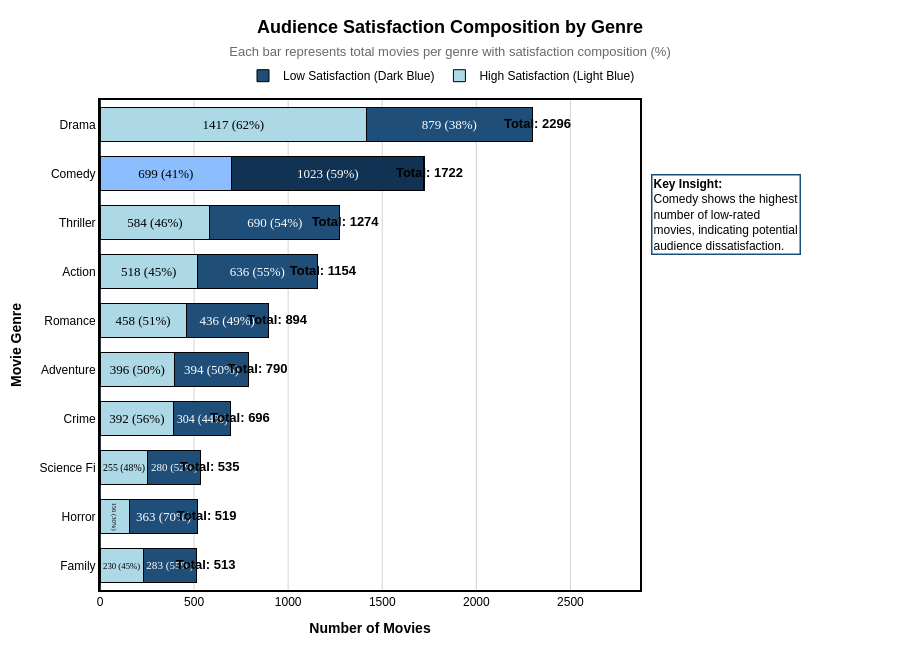

Notebook code cell kept with this figure:
### Markdown cell above
## 4. Stacked Bar Chart: Audience Satisfaction Composition by Genre

**Objective:** Financial success does not always equate to audience satisfaction. This visualization evaluates the qualitative performance of the industry's top 10 most produced genres. By breaking down the composition of "High" versus "Low" audience ratings, we can identify which genres consistently deliver quality and which suffer from market saturation and poor reception.

**Visual Strategy:**
* **Composition & Scale:** The stacked horizontal bar format simultaneously displays the absolute production volume (Total N) and the internal qualitative breakdown (Percentages) for each genre.
* **Monochromatic Grouping:** A consistent blue color palette is utilized—light blue representing positive audience sentiment and dark blue indicating poor reception.
* **Targeted Emphasis:** The 'Comedy' genre is subtly highlighted to draw attention to its disproportionately high volume of poorly rated films, anchoring the primary business insight.

### Code cell
# ==============================================================================
# 1. DATA PREPARATION
# ==============================================================================
median_rating = df['weighted_rating'].median()
df['Rating_Cat'] = np.where(df['weighted_rating'] >= median_rating, 'High Rated', 'Low Rated')

genre_cols = [c for c in df.columns if c.startswith('genre_')]
data4 = []
for col in genre_cols:
    g_name = col.replace('genre_', '')[:10]
    high = df[(df[col]==1) & (df['Rating_Cat']=='High Rated')].shape[0]
    low = df[(df[col]==1) & (df['Rating_Cat']=='Low Rated')].shape[0]
    total = high + low
    if total > 50:
        data4.append({'Genre': g_name, 'High Rated': high, 'Low Rated': low, 'Total': total})

df_g4 = pd.DataFrame(data4)
df_g4 = df_g4.sort_values('Total', ascending=True).tail(10).reset_index(drop=True)

df_g4['High_Pct'] = (df_g4['High Rated'] / df_g4['Total'] * 100).fillna(0).round(0).astype(int)
df_g4['Low_Pct'] = (df_g4['Low Rated'] / df_g4['Total'] * 100).fillna(0).round(0).astype(int)

high_text = df_g4['High Rated'].astype(str) + " (" + df_g4['High_Pct'].astype(str) + "%)"
low_text = df_g4['Low Rated'].astype(str) + " (" + df_g4['Low_Pct'].astype(str) + "%)"

max_total = df_g4['Total'].max()


offset = max_total * 0.09

# ==============================================================================
# 2. COLOR STRATEGY
# ==============================================================================
high_colors = ['#8CBEFF' if genre == 'Comedy' else 'lightblue' for genre in df_g4['Genre']]
low_colors = ['#113253' if genre == 'Comedy' else '#1F4E79' for genre in df_g4['Genre']]
border_widths = [1.5 if genre == 'Comedy' else 1 for genre in df_g4['Genre']]

# ==============================================================================
# 3. BUILD CHART
# ==============================================================================
fig4 = go.Figure()

fig4.add_trace(go.Bar(
    y=df_g4['Genre'],
    x=df_g4['High Rated'],
    name='High Satisfaction (Light Blue)',
    orientation='h',
    marker_color=high_colors,
    text=high_text,
    textposition='inside',
    insidetextanchor='middle',
    textfont=dict(color='black', size=13, family='Arial Bold'),
    marker_line=dict(color='black', width=border_widths),
    customdata=high_text,
    hovertemplate="<b>%{y}</b> | High Satisfaction: %{customdata}<extra></extra>"
))

fig4.add_trace(go.Bar(
    y=df_g4['Genre'],
    x=df_g4['Low Rated'],
    name='Low Satisfaction (Dark Blue)',
    orientation='h',
    marker_color=low_colors,
    text=low_text,
    textposition='inside',
    insidetextanchor='middle',
    textfont=dict(color='white', size=13, family='Arial Bold'),
    marker_line=dict(color='black', width=border_widths),
    customdata=low_text,
    hovertemplate="<b>%{y}</b> | Low Satisfaction: %{customdata}<extra></extra>"
))


fig4.add_trace(go.Scatter(
    x=df_g4['Total'] + offset,
    y=df_g4['Genre'],
    text=["<b>Total: " + str(val) + "</b>" for val in df_g4['Total']],
    mode='text',
    textposition='middle left',
    showlegend=False,
    hoverinfo='skip',
    cliponaxis=False,
    textfont=dict(color='black', size=13)
))

# ==============================================================================
# 4. LAYOUT
# ==============================================================================
fig4.update_layout(
    barmode='stack',
    bargap=0.3,

    title=dict(
        text="<b>Audience Satisfaction Composition by Genre</b><br>" +
             "<span style='font-size:13px; color:dimgray'>Each bar represents total movies per genre with satisfaction composition (%)</span>",
        font=dict(color='black', size=18),
        x=0.5,
        y=0.95
    ),

    legend=dict(
        yanchor="bottom", y=1.02,
        xanchor="right", x=1.0,
        orientation="h",
        bgcolor='rgba(255, 255, 255, 0)',
        font=dict(color='black', size=12)
    ),

    plot_bgcolor='white',
    paper_bgcolor='white',
    height=650,

    xaxis=dict(
        title="<b>Number of Movies</b>",
        color='black',
        range=[0, max_total * 1.25],
        showgrid=True, gridcolor='LightGray',
        showline=True, linecolor='black', linewidth=2, mirror=True
    ),

    yaxis=dict(
        title="<b>Movie Genre</b>",
        color='black',
        showgrid=False,
        showline=True, linecolor='black', linewidth=2, mirror=True
    ),

    margin=dict(t=100, b=60, l=100, r=260),
    font=dict(color='black', family='Arial')
)

# ==============================================================================
# 5. INSIGHT
# ==============================================================================
if 'Comedy' in df_g4['Genre'].values:
    fig4.add_annotation(
        xref="paper", yref="paper",
        x=1.02,
        y=0.85,
        text="<b>Key Insight:</b><br>Comedy shows the highest<br>number of low-rated<br>movies, indicating potential<br>audience dissatisfaction.",
        showarrow=False,
        bgcolor="rgba(255, 255, 255, 0.95)",
        bordercolor="#1F4E79",
        borderwidth=1.5,
        font=dict(size=12, color="black"),
        align="left",
        xanchor="left",
        yanchor="top"
    )

fig4.show()

### Figure 1 — Plotly figure (JSON) as saved in the notebook; plotly's stock layout.template omitted (floating-point values rounded to 4 significant figures)
{"data": [{"customdata": ["230 (45%)", "156 (30%)", "255 (48%)", "392 (56%)", "396 (50%)", "458 (51%)", "518 (45%)", "584 (46%)", "699 (41%)", "1417 (62%)"], "hovertemplate": "<b>%{y}</b> | High Satisfaction: %{customdata}<extra></extra>", "insidetextanchor": "middle", "marker": {"color": ["lightblue", "lightblue", "lightblue", "lightblue", "lightblue", "lightblue", "lightblue", "lightblue", "#8CBEFF", "lightblue"], "line": {"color": "black", "width": [1, 1, 1, 1, 1, 1, 1, 1, 1.5, 1]}}, "name": "High Satisfaction (Light Blue)", "orientation": "h", "text": ["230 (45%)", "156 (30%)", "255 (48%)", "392 (56%)", "396 (50%)", "458 (51%)", "518 (45%)", "584 (46%)", "699 (41%)", "1417 (62%)"], "textfont": {"color": "black", "family": "Arial Bold", "size": 13}, "textposition": "inside", "x": [230, 156, 255, 392, 396, 458, 518, 584, 699, 1417], "y": ["Family", "Horror", "Science Fi", "Crime", "Adventure", "Romance", "Action", "Thriller", "Comedy", "Drama"], "type": "bar"}, {"customdata": ["283 (55%)", "363 (70%)", "280 (52%)", "304 (44%)", "394 (50%)", "436 (49%)", "636 (55%)", "690 (54%)", "1023 (59%)", "879 (38%)"], "hovertemplate": "<b>%{y}</b> | Low Satisfaction: %{customdata}<extra></extra>", "insidetextanchor": "middle", "marker": {"color": ["#1F4E79", "#1F4E79", "#1F4E79", "#1F4E79", "#1F4E79", "#1F4E79", "#1F4E79", "#1F4E79", "#113253", "#1F4E79"], "line": {"color": "black", "width": [1, 1, 1, 1, 1, 1, 1, 1, 1.5, 1]}}, "name": "Low Satisfaction (Dark Blue)", "orientation": "h", "text": ["283 (55%)", "363 (70%)", "280 (52%)", "304 (44%)", "394 (50%)", "436 (49%)", "636 (55%)", "690 (54%)", "1023 (59%)", "879 (38%)"], "textfont": {"color": "white", "family": "Arial Bold", "size": 13}, "textposition": "inside", "x": [283, 363, 280, 304, 394, 436, 636, 690, 1023, 879], "y": ["Family", "Horror", "Science Fi", "Crime", "Adventure", "Romance", "Action", "Thriller", "Comedy", "Drama"], "type": "bar"}, {"cliponaxis": false, "hoverinfo": "skip", "mode": "text", "showlegend": false, "text": ["<b>Total: 513</b>", "<b>Total: 519</b>", "<b>Total: 535</b>", "<b>Total: 696</b>", "<b>Total: 790</b>", "<b>Total: 894</b>", "<b>Total: 1154</b>", "<b>Total: 1274</b>", "<b>Total: 1722</b>", "<b>Total: 2296</b>"], "textfont": {"color": "black", "size": 13}, "textposition": "middle left", "x": [719.6, 725.6, 741.6, 902.6, 996.6, 1101.0, 1361.0, 1481.0, 1929.0, 2503.0], "y": ["Family", "Horror", "Science Fi", "Crime", "Adventure", "Romance", "Action", "Thriller", "Comedy", "Drama"], "type": "scatter"}], "layout": {"title": {"font": {"color": "black", "size": 18}, "text": "<b>Audience Satisfaction Composition by Genre</b><br><span style='font-size:13px; color:dimgray'>Each bar represents total movies per genre with satisfaction composition (%)</span>", "x": 0.5, "y": 0.95}, "legend": {"font": {"color": "black", "size": 12}, "yanchor": "bottom", "y": 1.02, "xanchor": "right", "x": 1.0, "orientation": "h", "bgcolor": "rgba(255, 255, 255, 0)"}, "xaxis": {"title": {"text": "<b>Number of Movies</b>"}, "color": "black", "range": [0, 2870.0], "showgrid": true, "gridcolor": "LightGray", "showline": true, "linecolor": "black", "linewidth": 2, "mirror": true}, "yaxis": {"title": {"text": "<b>Movie Genre</b>"}, "color": "black", "showgrid": false, "showline": true, "linecolor": "black", "linewidth": 2, "mirror": true}, "margin": {"t": 100, "b": 60, "l": 100, "r": 260}, "font": {"color": "black", "family": "Arial"}, "barmode": "stack", "bargap": 0.3, "plot_bgcolor": "white", "paper_bgcolor": "white", "height": 650, "annotations": [{"align": "left", "bgcolor": "rgba(255, 255, 255, 0.95)", "bordercolor": "#1F4E79", "borderwidth": 1.5, "font": {"color": "black", "size": 12}, "showarrow": false, "text": "<b>Key Insight:</b><br>Comedy shows the highest<br>number of low-rated<br>movies, indicating potential<br>audience dissatisfaction.", "x": 1.02, "xanchor": "left", "xref": "paper", "y": 0.85, "yanchor": "top", "yref": "paper"}]}}
